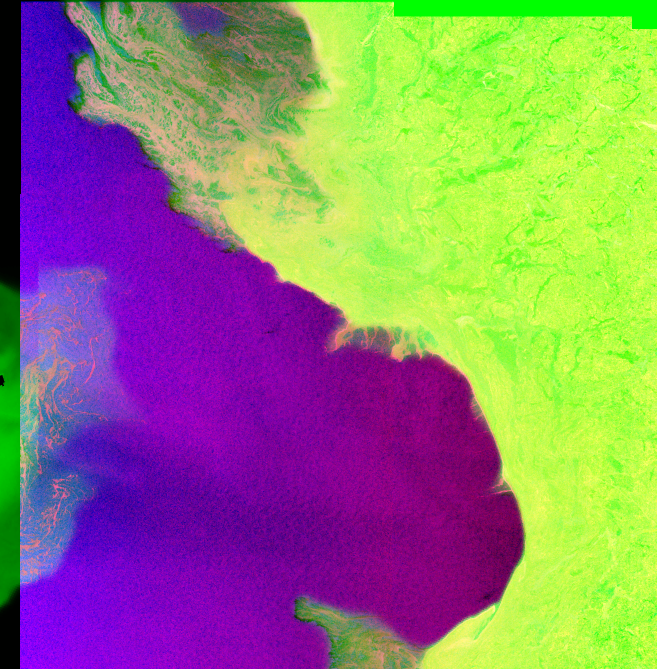
#> input picture collocated/S1A_EW_GRDM_1SDH_20200101T074515_20200101T074619_030604_038191_EBD1.SAFE#0_0.png, 1313 x 1338 px (shown at 1/2 size); its folder holds only this picture in this run
$ python label.py
#> lines starting #> are read from the running program, lines starting #| are printed output that depends on the picture; after the words box and inside, x2 and y2 are one past the last pixel; in counts of white or black regions, pixels touching at a corner belong together
import os
import glob

import matplotlib.pyplot as plt
import numpy as np

from skimage.segmentation import mark_boundaries, slic
from PIL import Image
from matplotlib.widgets import Button, Slider, CheckButtons
from skimage import graph


def _weight_mean_color(graph, src, dst, n):
    """Callback to handle merging nodes by recomputing mean color.

    The method expects that the mean color of `dst` is already computed.

    Parameters
    ----------
    graph : RAG
        The graph under consideration.
    src, dst : int
        The vertices in `graph` to be merged.
    n : int
        A neighbor of `src` or `dst` or both.

    Returns
    -------
    data : dict
        A dictionary with the `"weight"` attribute set as the absolute
        difference of the mean color between node `dst` and `n`.
    """

    diff = graph.nodes[dst]['mean color'] - graph.nodes[n]['mean color']
    diff = np.linalg.norm(diff)
    return {'weight': diff}

def merge_mean_color(graph, src, dst):
    """Callback called before merging two nodes of a mean color distance graph.

    This method computes the mean color of `dst`.

    Parameters
    ----------
    graph : RAG
        The graph under consideration.
    src, dst : int
        The vertices in `graph` to be merged.
    """
    graph.nodes[dst]['total color'] += graph.nodes[src]['total color']
    graph.nodes[dst]['pixel count'] += graph.nodes[src]['pixel count']
    graph.nodes[dst]['mean color'] = (
        graph.nodes[dst]['total color'] / graph.nodes[dst]['pixel count']
    )

class Clicker:
    """ Interactive image labeling tool for ice mask creation. """
    def __init__(self, ifile, outdir, sigma=1, compactness=10, thresh=10, n_segments=400):
        """ Initializes the Clicker with image file and parameters.

        Parameters
        ----------
        ifile : str
            Path to the input image file.
        outdir : str
            Directory to save the output ice mask.
        sigma : float, optional
            Sigma value for image smoothing. Default is 1.
        compactness : float, optional
            Compactness parameter for SLIC segmentation. Default is 10.
        thresh : float, optional
            Threshold value for segmentation. Default is 10.
        n_segments : int, optional
            Number of segments for SLIC. Default is 400.
        """
        self.out_file = f'{outdir}/{os.path.basename(ifile).replace(".png", "_ice_mask.npz")}'
        self.alpha = 0.5
        self.sigma = sigma
        self.compactness = compactness
        self.thresh = thresh
        self.n_segments = n_segments
        self.min_sic = 30 # minimum procentage of sic for initial classification (NOT USED NOW)
        self.min_ice_mask_mean = 1.25
        self.min_invalid = 0.1
        self.move_counter = 0

    def load_image(self, ifile):
        """ Loads the image and initializes the necessary attributes.

        Parameters
        ----------
        ifile : str
            Path to the input image file.
        """
        raw = plt.imread(ifile)
#> raw is the input picture: shape (1338, 1313, 4) float32; mean R, G, B, A 0.554, 0.498, 0.459, 1
        r = raw[:,:,0].astype(float) # HH
        b = raw[:,:,2].astype(float) # HV
        g = (r * (r + 2 * b * (1 - r))) # ratio
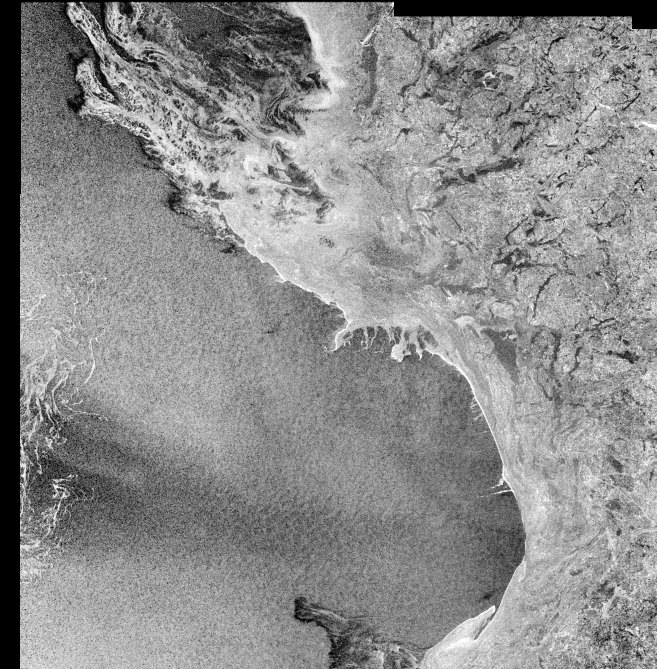
#> g: shape (1338, 1313) float64 (shown at 1/2 size); min 0, max 1, mean 0.551
        self.classification = (255 - 255*raw[:,:,3]) # classification of ice concentrations (values 0 to 5)
#> self.classification: shape (1338, 1313) float32; every value is 0
        self.mask = r != 0 # mask showing where the values for the HH channel exist
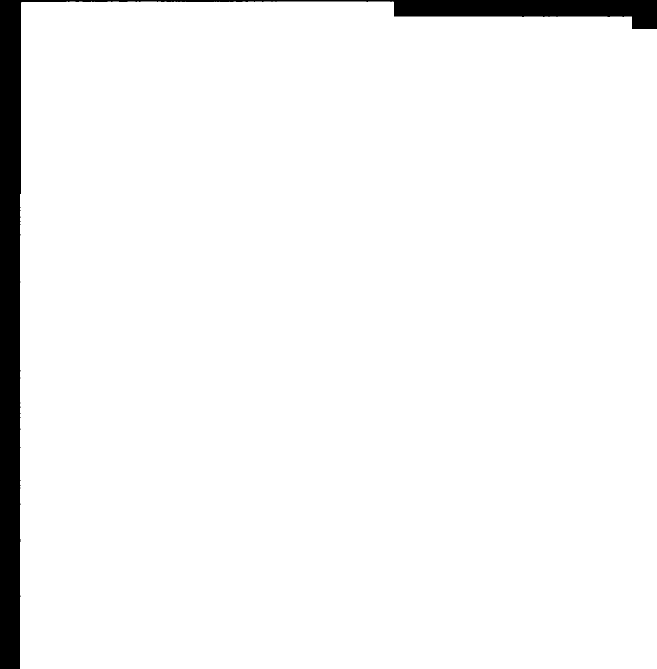
#> self.mask: shape (1338, 1313) bool (shown at 1/2 size); 95.7% white; 1 black region, box (x1, y1, x2, y2) and area: (0, 0, 1313, 1338) 75495
        self.sic = ((255 * (raw[:, :, 1]))-2)
        self.water_mask = self.sic != -1 # masking out land
#> self.water_mask: shape (1338, 1313) bool; 63.7% white; 1 black region, box (x1, y1, x2, y2) and area: (0, 0, 1040, 1338) 638397
        self.img = (255 * np.dstack([r, g, b])).astype(np.uint8)
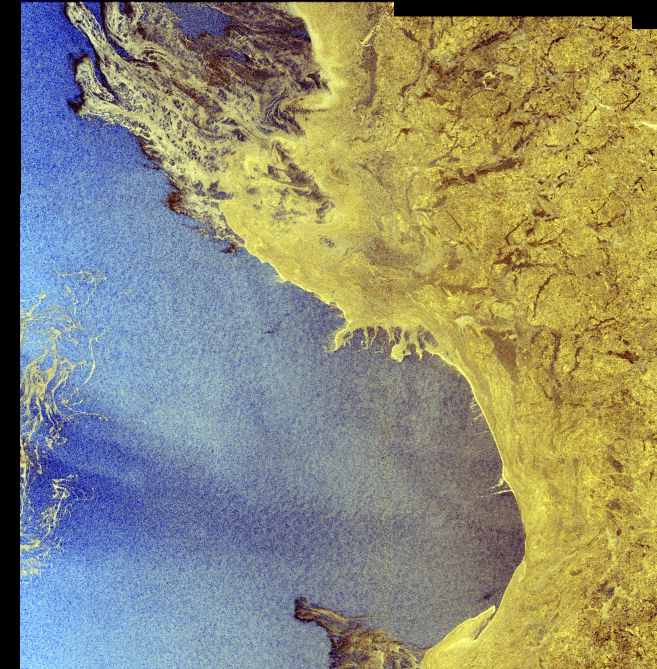
#> self.img: shape (1338, 1313, 3) (shown at 1/2 size); mean of channels 0, 1, 2 141.2, 139.9, 117; drawn as R, G, B
        self.ice_mask = np.zeros_like(self.sic, dtype=np.uint8)
        self.ice_mask[self.classification <= 1] = 1 # using ice classification for the initial classification
        self.ice_mask[self.classification  > 1] = 2 # using ice classification for the initial classification
        self.ice_mask[self.sic == -2] = 0
        self.ice_mask[self.sic == -1] = 0

    # [114 lines left out: functions onclick, on_press, on_move, update_sigma, update_compactness, update_thresh and 1 more, not called in this run]

    def imshow(self):
        """ Displays the image with the current labels and ice mask. """
        self.ax.clear()
        self.image_layer = self.ax.imshow(self.img)
        self.regions_layer = self.ax.imshow(mark_boundaries(self.img, self.labels, color=(1,1,1)))
        self.ice_mask_layer = self.ax.imshow(self.ice_mask, alpha=self.alpha, cmap='gray')
        self.fig.canvas.draw()


    def figure(self, file_name):
        """ Creates the figure and sets up the interactive elements. """
        self.fig = plt.figure(f'{file_name}', figsize=(15, 15))

        # Main image axes
        self.ax = plt.axes([0.1, 0.3, 0.8, 0.6])
        self.imshow()

        # Add slider for sigma control
        ax_sigma = plt.axes([0.1, 0.15, 0.65, 0.03])
        self.slider_sigma = Slider(ax_sigma, 'Sigma', 0.0, 5.0, valinit=self.sigma)
        self.slider_sigma.on_changed(self.update_sigma)

        # Add slider for compactness  control
        ax_compactness = plt.axes([0.1, 0.1, 0.65, 0.03])
        self.slider_compactness = Slider(ax_compactness, 'Compactness', 0.0, 100.0, valinit=self.compactness)
        self.slider_compactness.on_changed(self.update_compactness)

        # Add slider for thresh control
        ax_thresh = plt.axes([0.1, 0.05, 0.65, 0.03])
        self.slider_thresh = Slider(ax_thresh, 'Thresh', 0.0, 100.0, valinit=self.thresh)
        self.slider_thresh.on_changed(self.update_thresh)

        # Add slider for n_segments control
        ax_n_segments = plt.axes([0.1, 0.0, 0.65, 0.03])
        self.slider_n_segments = Slider(ax_n_segments, 'N Segments', 200, 1200, valinit=self.n_segments, valstep=1)
        self.slider_n_segments.on_changed(self.update_n_segments)

        self.fig.canvas.mpl_connect('button_press_event', self.onclick)
        self.fig.canvas.mpl_connect('motion_notify_event', self.on_move)
        self.fig.canvas.mpl_connect('key_press_event', self.on_press)

        plt.show()

    def segment_image(self):
        """ Segments the image using SLIC and hierarchical merging. """
        labels0 = slic(self.img, n_segments=self.n_segments, compactness=self.compactness, sigma=self.sigma, start_label=1, mask = (self.mask & self.water_mask), enforce_connectivity = True, )
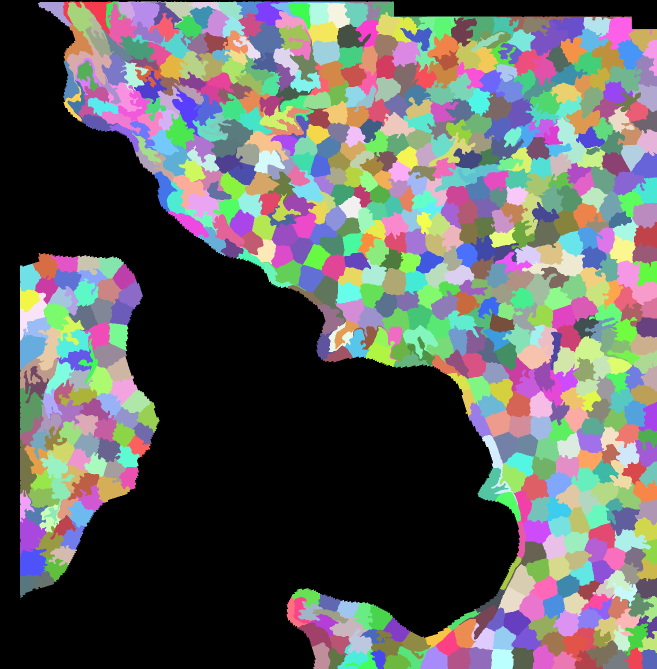
#> labels0: shape (1338, 1313) int64 (shown at 1/2 size); 752 distinct labels, from 0 to 751; one colour per label, 0 black
        g = graph.rag_mean_color(self.img, labels0)
        self.labels = graph.merge_hierarchical(
            labels0,
            g,
            thresh=self.thresh,
            rag_copy=False,
            in_place_merge=True,
            merge_func=merge_mean_color,
            weight_func=_weight_mean_color,
        )
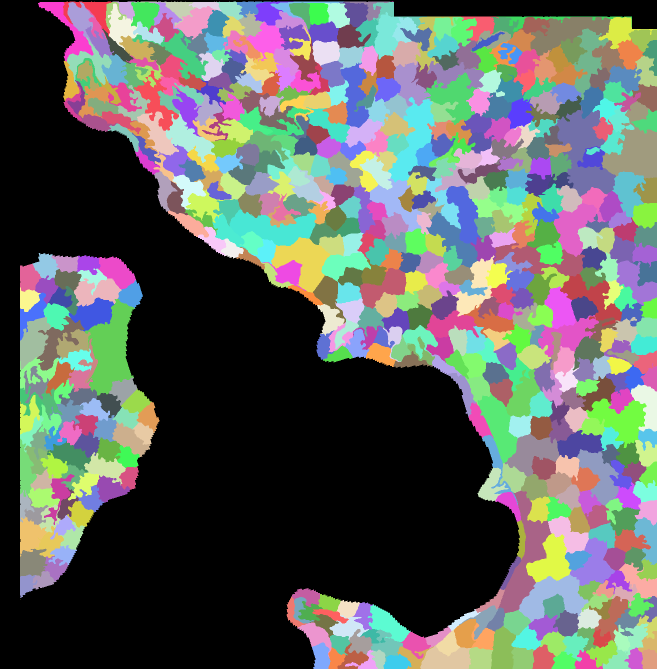
#> self.labels: shape (1338, 1313) int64 (shown at 1/2 size); 635 distinct labels, from 0 to 634; one colour per label, 0 black

    def update_ice_mask(self):
        """ Updates the ice mask based on the current labels. """
        label_ids = np.unique(self.labels)
#> label_ids = 635 values from 0 to 634
        new_ice_mask = np.zeros_like(self.ice_mask, dtype=np.uint8)
        for label_id in label_ids:
            label_mask = self.labels == label_id
            label_size = np.sum(label_mask)
            valid_mask = self.mask & label_mask & self.water_mask   # works for all pixels with RGB values that aren't land
            valid_size = valid_mask.sum()
            valid_size_rel = valid_size / label_size
            if valid_size_rel > self.min_invalid:
                ice_mask_mean = np.mean(self.ice_mask[valid_mask])
                if ice_mask_mean < self.min_ice_mask_mean:
                    new_ice_mask[valid_mask] = 1
                else:
                    new_ice_mask[valid_mask] = 2
#> this loop made 635 passes
#> (label_size, valid_size, valid_size_rel) on passes 1 to 12: (686809, 0, 0), (2051, 2051, 1), (845, 845, 1), (1431, 1431, 1), (670, 670, 1), (1200, 1200, 1), (969, 969, 1), (1795, 1795, 1), (974, 974, 1), (958, 958, 1), (2119, 2119, 1), (671, 671, 1)
#> pass 1, in update_ice_mask, `label_mask = self.labels == label_id`:
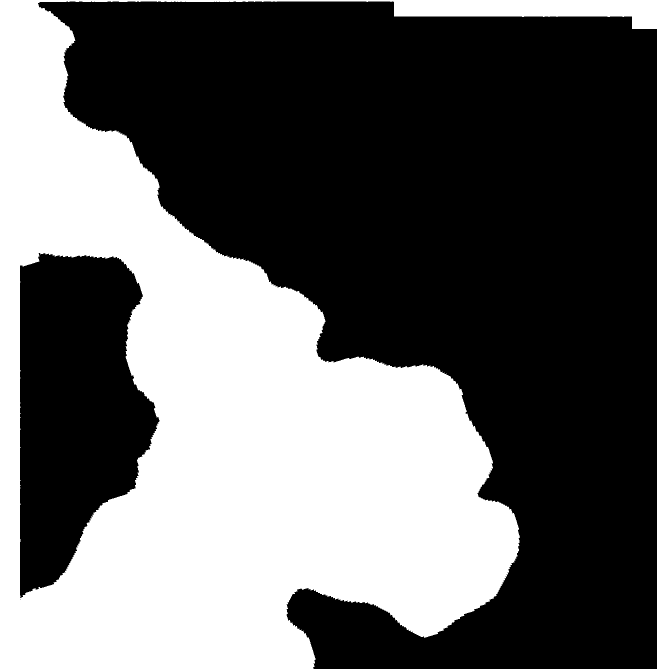
#> label_mask: shape (1338, 1313) bool (shown at 1/2 size); 39.1% white; 1 white region, box (x1, y1, x2, y2) and area: (0, 0, 1313, 1338) 686809
        self.ice_mask = new_ice_mask

    def save_ice_mask(self):
        """ Saves the ice mask and labels to a file. """
        np.savez(self.out_file, ice_mask=self.ice_mask.data, labels=self.labels, sigma = self.sigma, compactness = self.compactness, thresh = self.thresh, n_segments = self.n_segments)

def main():
    """ Main function to run the interactive image labeling tool. """

    # TODO:
    # Add argument parsing for input and output directories, and parameters

    idir = 'collocated'
    outdir = 'ice_masks'
    sigma=2
    compactness=10
    thresh=5
    n_segments=800

    ifiles = sorted(glob.glob(f'{idir}/*.png'))
    for i, ifile in enumerate(ifiles):
        clicker = Clicker(ifile, outdir, sigma=sigma, compactness=compactness, thresh=thresh, n_segments=n_segments)
        clicker.load_image(ifile)
        if os.path.exists(clicker.out_file):
            continue      # skips the png files which alredy have an ice_mask created and updated
            clicker.ice_mask = np.load(clicker.out_file)['ice_mask']
            clicker.sigma = float(np.load(clicker.out_file)["sigma"])
            clicker.compactness = float(np.load(clicker.out_file)["compactness"])
            clicker.thresh = float(np.load(clicker.out_file)["thresh"])
            clicker.n_segments = int(np.load(clicker.out_file)["n_segments"])

        clicker.segment_image()
        clicker.update_ice_mask()
        clicker.figure(ifile)
#> in figure, `plt.show()`:
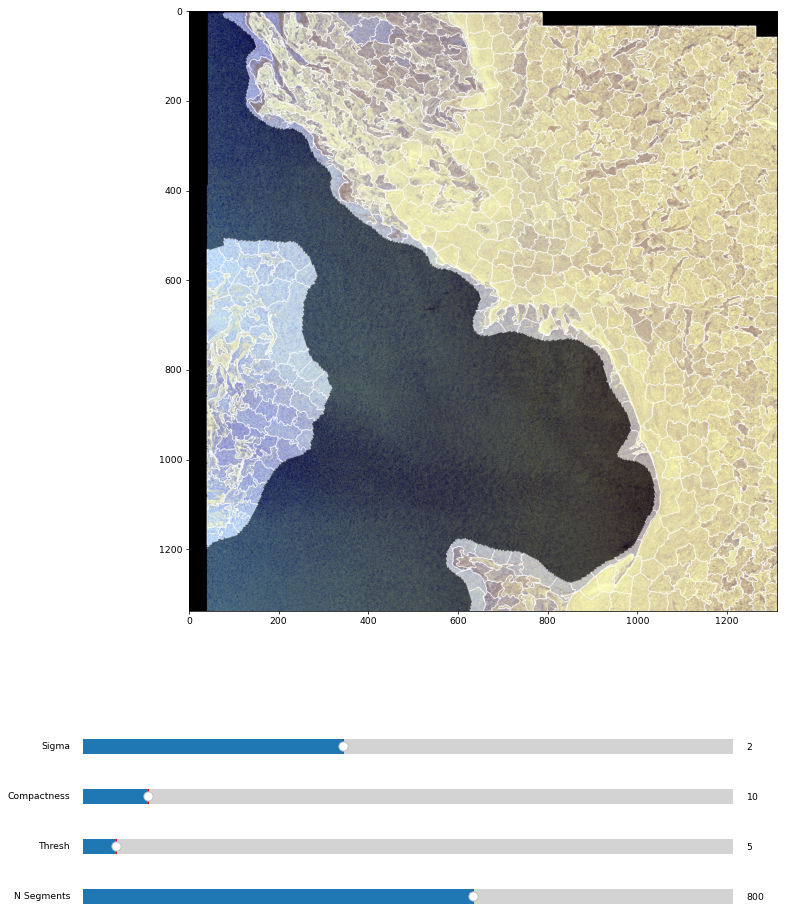
#> figure drawn by matplotlib, 5 panels
        clicker.save_ice_mask()
        #break

if __name__ == "__main__":
    main()
